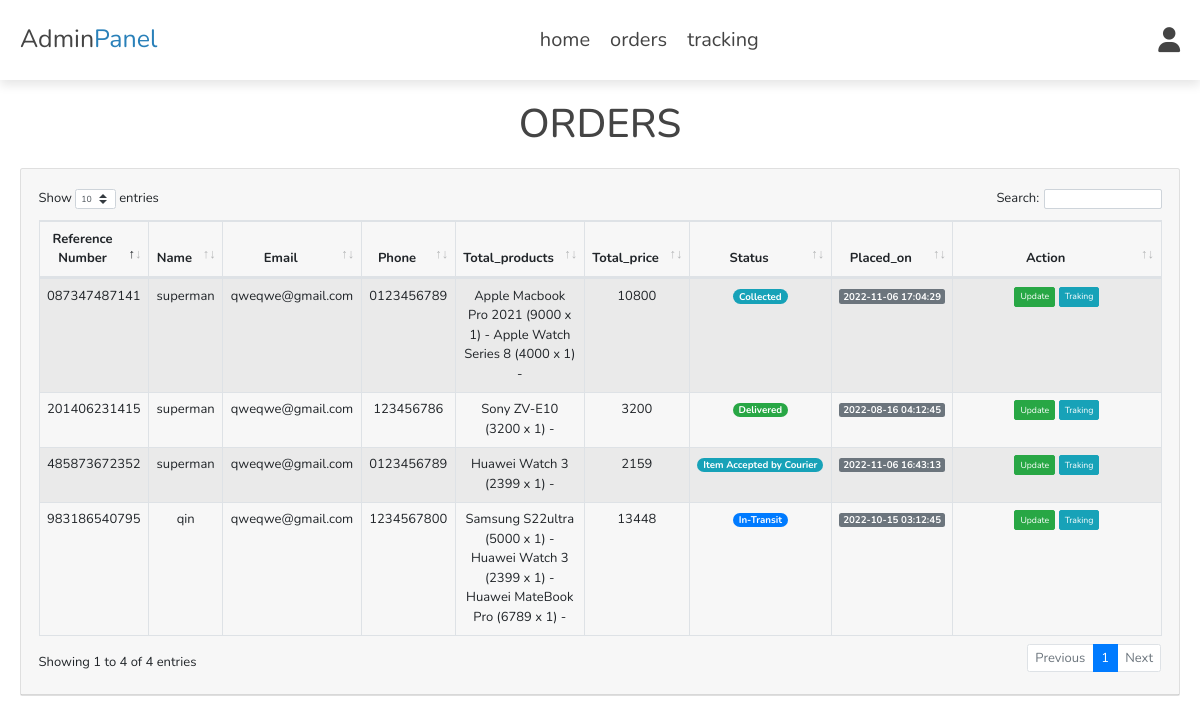
Screenshot of /admin/filter_parcel.php (signed in) with the database file from the repository.
### tables this page shows
CREATE TABLE `orders` (
  `id` int(100) NOT NULL,
  `reference_number` varchar(100) NOT NULL,
  `user_id` int(100) NOT NULL,
  `name` varchar(20) NOT NULL,
  `number` varchar(10) NOT NULL,
  `email` varchar(50) NOT NULL,
  `method` varchar(50) NOT NULL,
  `address` varchar(500) NOT NULL,
  `total_products` varchar(1000) NOT NULL,
  `total_price` int(100) NOT NULL,
  `placed_on` timestamp NOT NULL DEFAULT current_timestamp(),
  `status` varchar(20) NOT NULL DEFAULT '2',
  `s_status` int(15) NOT NULL DEFAULT 0
);

### admin/filter_parcel.php (the view, shortened to what this page needs)
<?php
include '../components/connect.php';
?>
<!DOCTYPE html>
<html lang="en">
<head>
   <link rel="stylesheet" href="https://cdnjs.cloudflare.com/ajax/libs/font-awesome/6.1.1/css/all.min.css">
   <link rel="stylesheet" href="../css/admin_style.css">
   <link rel="stylesheet" href="assets/dataTables.bootstrap4.min.css">
   <link rel="stylesheet" href="assets/bootstrap.min.css">
</head>
<body>
<?php include '../components/admin_header.php'; ?>
<section class="table-product" >
<h1 class="heading">Orders</h1>
<div class="card " style="width: 100%;">
        <div class="card-header">
        <div class="card-body pr-2 pl-2">
          <table id="example" class="table table-striped table-bordered" style="width:100%">
                  <thead>
                    <tr>
                      <th class="text-center">Reference Number</th>
                      <th  class="text-center">Name</th>
                      <th  class="text-center">Email</th>
                      <th  class="text-center">Phone</th>
                      <th  class="text-center">Total_products</th>
                      <th  class="text-center">Total_price</th>
                      <th  class="text-center">Status</th>
                      <th  class="text-center">Placed_on</th>
                      <th  width='25%' class="text-center">Action</th>
                    </tr>
                  </thead>
                  <tbody>
                  <?php
                     $status = $_GET['status'];
                     $select_orders = $conn->prepare("SELECT * FROM `orders` WHERE s_status LIKE '%{$status}%' ");
                     $select_orders->execute();
                     if($select_orders->rowCount() > 0){
                        while($fetch_orders = $select_orders->fetch(PDO::FETCH_ASSOC)){
                           $select_parcel= $conn->prepare("SELECT * FROM `parcels` WHERE reference_number LIKE '%{$fetch_orders['reference_number']}%'");
                           $select_parcel->execute();
                           $fetch_parcel = $select_parcel->fetch(PDO::FETCH_ASSOC)
                  ?>
                  <tr class="text-center">
                    <td><?php echo $fetch_orders['reference_number'];?></td>
                    <td><?php echo $fetch_orders['name'];?></td>
                    <td><?php echo $fetch_orders['email']; ?></td>
                    <td><?php echo $fetch_orders['number']; ?></td>
                    <td><?php echo $fetch_orders['total_products']; ?></td>
                    <td><?php echo $fetch_orders['total_price']; ?></td>
                    <td><?php
							switch ($fetch_parcel['status']) {
								case '1':
									echo "<span class='badge badge-pill badge-info'> Collected</span>";
									break;
								case '3':
									echo "<span class='badge badge-pill badge-primary'> In-Transit</span>";
									break;
								case '7':
									echo "<span class='badge badge-pill badge-success'>Delivered</span>";
									break;
								default:
									echo "<span class='badge badge-pill badge-info'> Item Accepted by Courier</span>";
									break;
							}
							?></td>
                    <td><span class="badge badge-lg badge-secondary text-white"><?php echo  $fetch_orders['placed_on'];  ?></span></td>
                    <td>
                    <a class="btn btn-success btn-sm" href="update_parcel.php?order_id=<?php echo $fetch_orders['id'];?>">Update</a>
                    <a class="btn btn-info btn-sm" href="select_track.php?track_id=<?php echo $fetch_orders['reference_number'];?>">Traking</a>
                    </td>
                  <?php }?>
                  <?php }else{
                     echo '<p class="empty">no pracels placed yet!</p>';
                  }?>
                  </tr>
                  </tbody>
          </table>
        </div>
        </div>
</div>
</section>
</body>
</html>

### css/admin_style.css (style rules this page uses)
:root { --main-color:#2980b9; --orange:#f39c12; --red:#e74c3c; --black:#444; --white:#fff; --light-color:#777; --light-bg:#f5f5f5; --border:.2rem solid var(--black); --box-shadow:0 .5rem 1rem rgba(0,0,0,.1); }
* { font-family: 'Nunito', sans-serif; margin:0; padding:0; box-sizing: border-box; outline: none; border:none; text-decoration: none; }
html { font-size: 62.5%; overflow-x: hidden; }
body { background-color: var(--light-bg); }
section { padding:2rem; max-width: 1200px; margin:0 auto; }
.heading { font-size: 4rem; color:var(--black); margin-bottom: 2rem; text-align: center; text-transform: uppercase; }
.table-product { font-size: 1.3rem; }

### rows the page displays
orders: reference_number "201406231415", name "superman", email "qweqwe@gmail.com", number "123456786", total_products "Sony ZV-E10 (3200 x 1) -", total_price "3200", shows "Delivered", placed_on "2022-08-16 04:12:45"
orders: reference_number "983186540795", name "qin", email "qweqwe@gmail.com", number "1234567800", total_products "Samsung S22ultra (5000 x 1) - Huawei Watch 3 (2399 x 1) - Huawei MateBook Pro (6789 x 1) -", total_price "13448", shows "In-Transit", placed_on "2022-10-15 03:12:45"
orders: reference_number "485873672352", name "superman", email "qweqwe@gmail.com", number "0123456789", total_products "Huawei Watch 3 (2399 x 1) -", total_price "2159", shows "Item Accepted by Courier", placed_on "2022-11-06 16:43:13"
orders: reference_number "087347487141", name "superman", email "qweqwe@gmail.com", number "0123456789", total_products "Apple Macbook Pro 2021 (9000 x 1) - Apple Watch Series 8 (4000 x 1) -", total_price "10800", shows "Collected", placed_on "2022-11-06 17:04:29"
